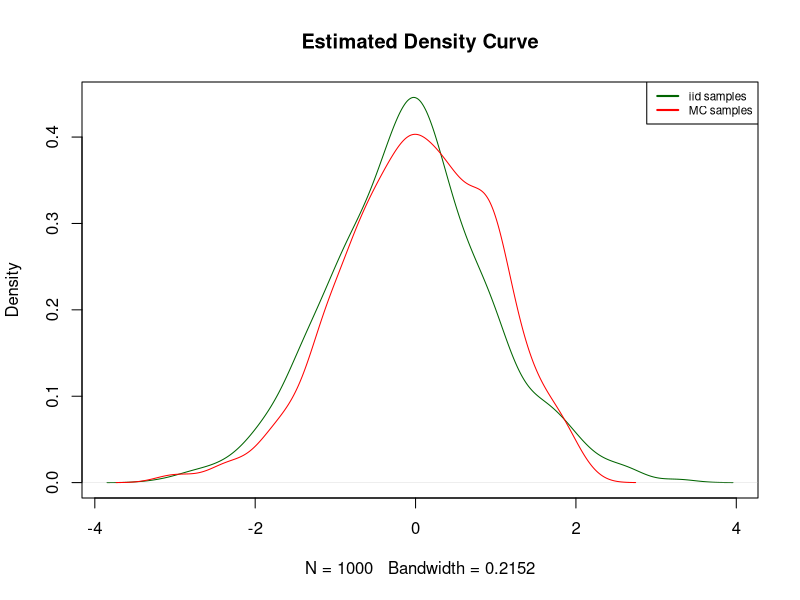
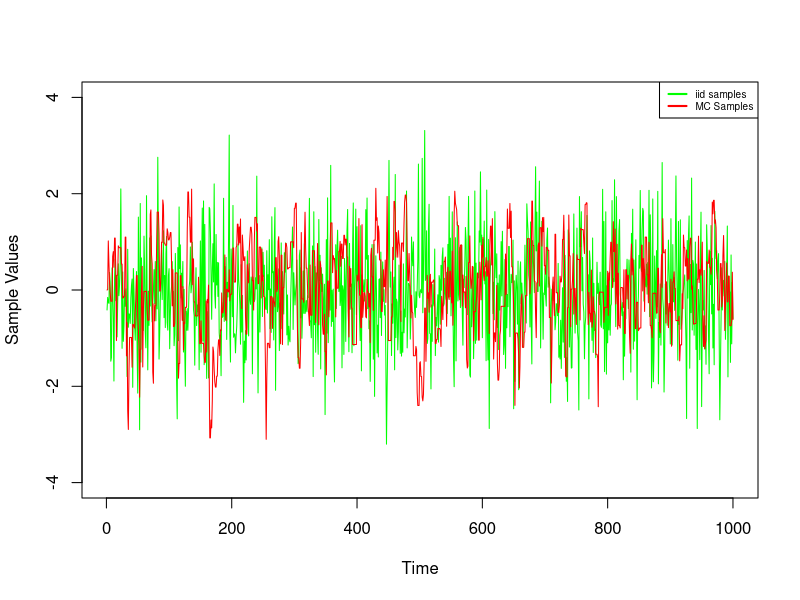
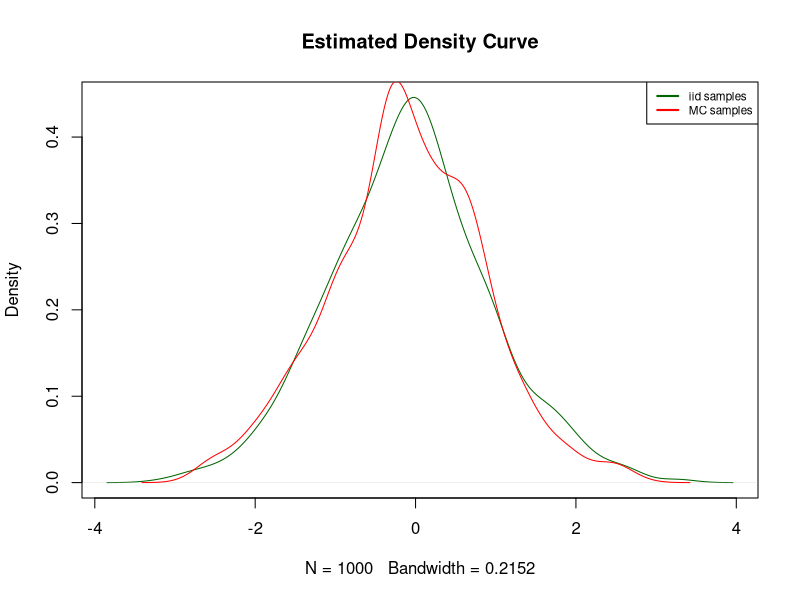
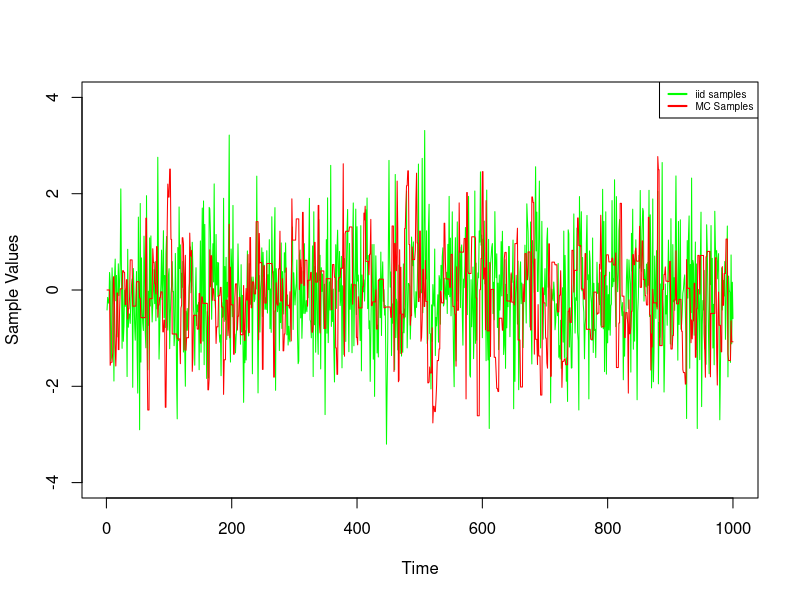
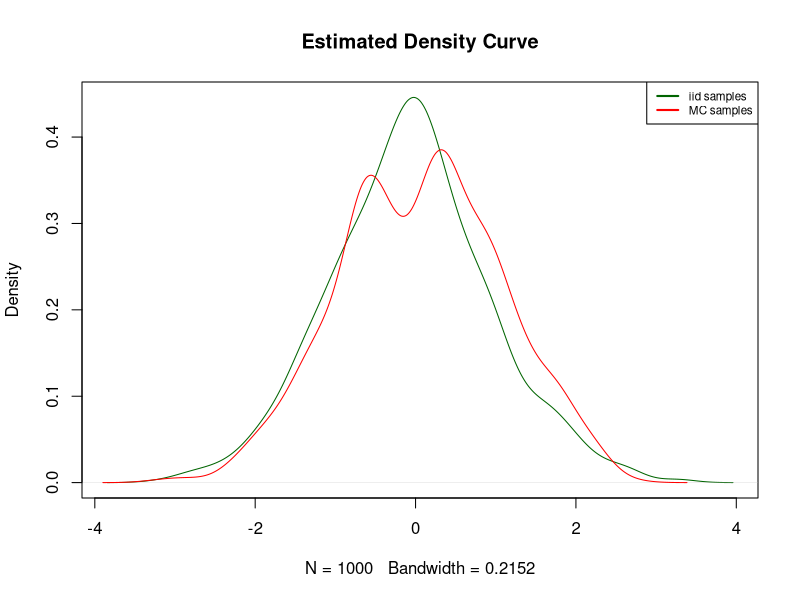
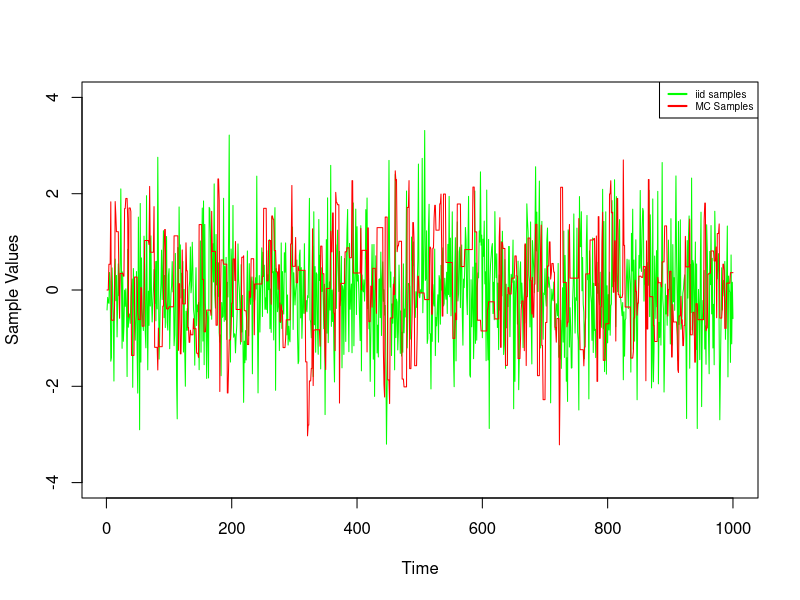

The R source for these figures, in order:
# our target distribution is F = N(0,1)
# our proposal distribution is Q(x,.) = N(x,h)
# starting value Xo = 0 and n = 1000 and h's are 1,5,10 respectively
# we have to construct a Metropolis Hasting algorithm to generate samples from F

#------------------------------------------------------------------#

#set.seed(201257) # seed set to my roll number 
N = 1e3
iid.samples<- rnorm(n = N, mean = 0, sd = 1) # iid standard normal samples

normal_den <- function(x)
{
  return(exp(-x^2/2))
}

normal_mh <- function(N = 1e3, h) # h is the proposal variance of Normal Distribution
{
  out <- numeric(length = N) 
  acc.prob <- 0  # acceptance probability
  out[1] <- 0 # starting value
  
  for(t in 2:N)
  {
    prop <- rnorm(1, mean = out[t-1], sd = sqrt(h))
    alpha <- normal_den(x = prop) / normal_den(x = out[t-1])
    U <- runif(1)
    if(U <= alpha)  # to decide whether to accept or reject
    {
      out[t] <- prop
      acc.prob <- acc.prob + 1
    } 
    else
    {
      out[t] <- out[t-1]
    }
  }
  print(acc.prob/N)
  return(out)
}


# CASE 1: h=1

#making a markov chain and obtaining samples from standard normal distn
chain <- normal_mh(N = N, h = 1)

#plotting the density of iid standard normal samples
plot(density(iid.samples),main = 'Estimated Density Curve',
     col='darkgreen')
# overlaying density of Marov Chain simulated samples
lines(density(chain),col='red') 
legend('topright',legend = c('iid samples','MC samples'),
       col = c('darkgreen','red'),lty = 1,lwd = 2,cex=.7)

#trace plot
plot.ts(iid.samples,col = 'green',ylim = c(-4,4),
        ylab = 'Sample Values')
lines(chain,col = 'red')
legend("topright", legend=c("iid samples", "MC Samples"),
       col=c("green", "red"),lty=1,lwd = 2, cex=.6)


# CASE 2: h=5

#making a markov chain and obtaining samples from standard normal distn
chain <- normal_mh(N = N, h = 5)

#plotting the density of iid standard normal samples
plot(density(iid.samples),main = 'Estimated Density Curve',
     col='darkgreen')
# overlaying density of Marov Chain simulated samples
lines(density(chain),col='red') 
legend('topright',legend = c('iid samples','MC samples'),
       col = c('darkgreen','red'),lty = 1,lwd = 2,cex=.7)

#trace plot
plot.ts(iid.samples,col = 'green',ylim = c(-4,4),
        ylab = 'Sample Values')
lines(chain,col = 'red')
legend("topright", legend=c("iid samples", "MC Samples"),
       col=c("green", "red"),lty=1,lwd = 2, cex=.6)


# CASE 3: h=10

#making a markov chain and obtaining samples from standard normal distn
chain <- normal_mh(N = N, h = 10)

#plotting the density of iid standard normal samples
plot(density(iid.samples),main = 'Estimated Density Curve',
     col='darkgreen')
# overlaying density of Marov Chain simulated samples
lines(density(chain),col='red') 
legend('topright',legend = c('iid samples','MC samples'),
       col = c('darkgreen','red'),lty = 1,lwd = 2,cex=.7)

#trace plot
plot.ts(iid.samples,col = 'green',ylim = c(-4,4),
        ylab = 'Sample Values')
lines(chain,col = 'red')
legend("topright", legend=c("iid samples", "MC Samples"),
       col=c("green", "red"),lty=1,lwd = 2, cex=.6)

##CONCLUSION for different h :
#for h=1 : acceptance probability=0.771 
#for h=5 : acceptance probability=0.452
#for h=10: acceptance probability=0.35
# the more the value of h becomes the more the markov chain is generating more diverse
# sample that is replicating better the original distribution. But with greater value
# of h, the acceptance probability is reducing but replicating a better the original distribution.
# So, h=10 seems best for trace plot.

